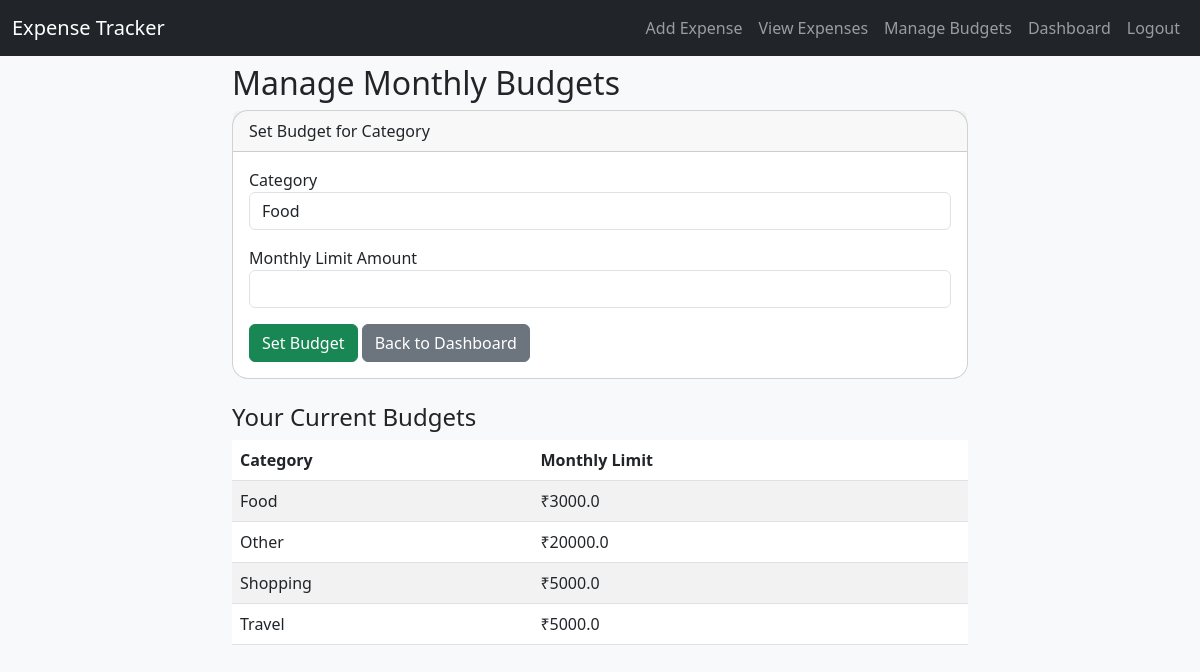
Page /budget (signed in) on the committed database.
### app.py (models this page shows)
class Budget(db.Model):
    id = db.Column(db.Integer, primary_key=True)
    user_id = db.Column(db.Integer, db.ForeignKey('user.id'), nullable=False)
    category = db.Column(db.String(80), nullable=False)
    amount = db.Column(db.Float, nullable=False)
    __table_args__ = (db.UniqueConstraint('user_id', 'category', name='_user_category_uc'),)

### app.py (the view, shortened to what this page needs)
@app.route('/budget', methods=['GET', 'POST'])
@login_required
def manage_budget():
    budgets = Budget.query.filter_by(user_id=current_user.id).all()
    return render_template('add_budget.html', budgets=budgets)

### app.py (called while the page is built)
@login_manager.user_loader
def load_user(user_id):
    return User.query.get(int(user_id))

### templates/add_budget.html (shortened to what this page needs)
{% extends "base.html" %}
{% block content %}
<div class="row justify-content-center">
    <div class="col-md-8">
        <h2>Manage Monthly Budgets</h2>
        <div class="card mb-4">
            <div class="card-header">Set Budget for Category</div>
            <div class="card-body">
                <form method="post" action="{{ url_for('manage_budget') }}">
                    <div class="mb-3">
                        <label>Category</label>
                        <select name="category" class="form-control">
                            <option>Food</option>
                        </select>
                    </div>
                    <div class="mb-3">
                        <label>Monthly Limit Amount</label>
                        <input type="number" step="0.01" name="amount" class="form-control" required>
                    </div>
                    <button class="btn btn-success" type="submit">Set Budget</button>
                    <a href="{{ url_for('dashboard') }}" class="btn btn-secondary">Back to Dashboard</a>
                </form>
            </div>
        </div>
        <h4>Your Current Budgets</h4>
        <table class="table table-striped">
            <thead>
                <tr>
                    <th>Category</th>
                    <th>Monthly Limit</th>
                </tr>
            </thead>
            <tbody>
                {% for b in budgets %}
                <tr>
                    <td>{{ b.category }}</td>
                    <td>₹{{ b.amount }}</td>
                </tr>
                {% else %}
                <tr>
                    <td colspan="2" class="text-muted">No budgets set yet.</td>
                </tr>
                {% endfor %}
            </tbody>
        </table>
    </div>
</div>
{% endblock %}

### static/style.css (style rules this page uses)
body { background-color: #f8f9fa; }
.card { border-radius: 1rem; }

### rows in the picture
Budget: category "Food", amount "3000.0"
Budget: category "Other", amount "20000.0"
Budget: category "Shopping", amount "5000.0"
Budget: category "Travel", amount "5000.0"
